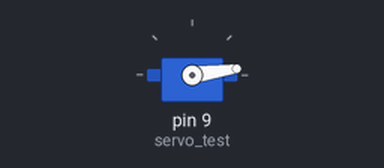
Bench run of a sketch on a simulated Arduino Uno, built with avr-gcc and run on an emulated ATmega328P. Shown: servo.

Above: at 0.1 s.
At 0.8 s:
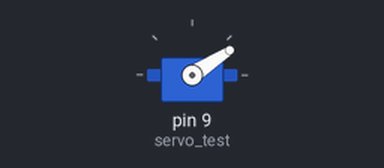
At 1.6 s:
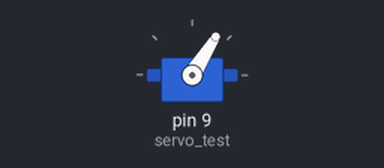
At 5.2 s:
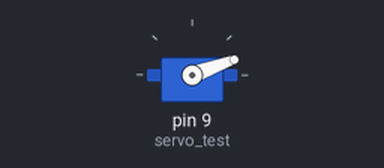
Timing chart, 0 to 6.8 s (numbered marks = the images above):
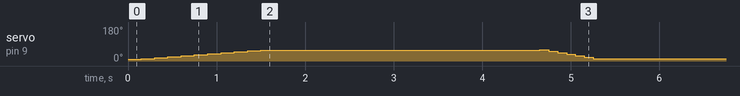

The sketch:

Automatic_bot_gerege_servo.ino
```cpp
#include <Servo.h>

Servo servo_test;        //initialize a servo object for the connected servo

int angle = 0;

void setup()
{
  servo_test.attach(9);      // attach the signal pin of servo to pin9 of arduino
    for(angle = 8; angle < 60; angle += 5)    // command to move from 0 degrees to 180 degrees
  {
    servo_test.write(angle);                 //command to rotate the servo to the specified angle
    delay(150);
  }

  delay(3000);

  for(angle = 60; angle>=5; angle-=8)     // command to move from 180 degrees to 0 degrees
  {
    servo_test.write(angle);              //command to rotate the servo to the specified angle
    delay(100);
  }

    delay(1000);
}

void loop()
{
//  for(angle = 0; angle < 20; angle += 1)    // command to move from 0 degrees to 180 degrees
//  {
//    servo_test.write(angle);                 //command to rotate the servo to the specified angle
//    delay(150);
//  }
//
//  delay(1000);
//
//  for(angle = 20; angle>=1; angle-=1)     // command to move from 180 degrees to 0 degrees
//  {
//    servo_test.write(angle);              //command to rotate the servo to the specified angle
//    delay(100);
//  }
//
//    delay(1000);
}
```
